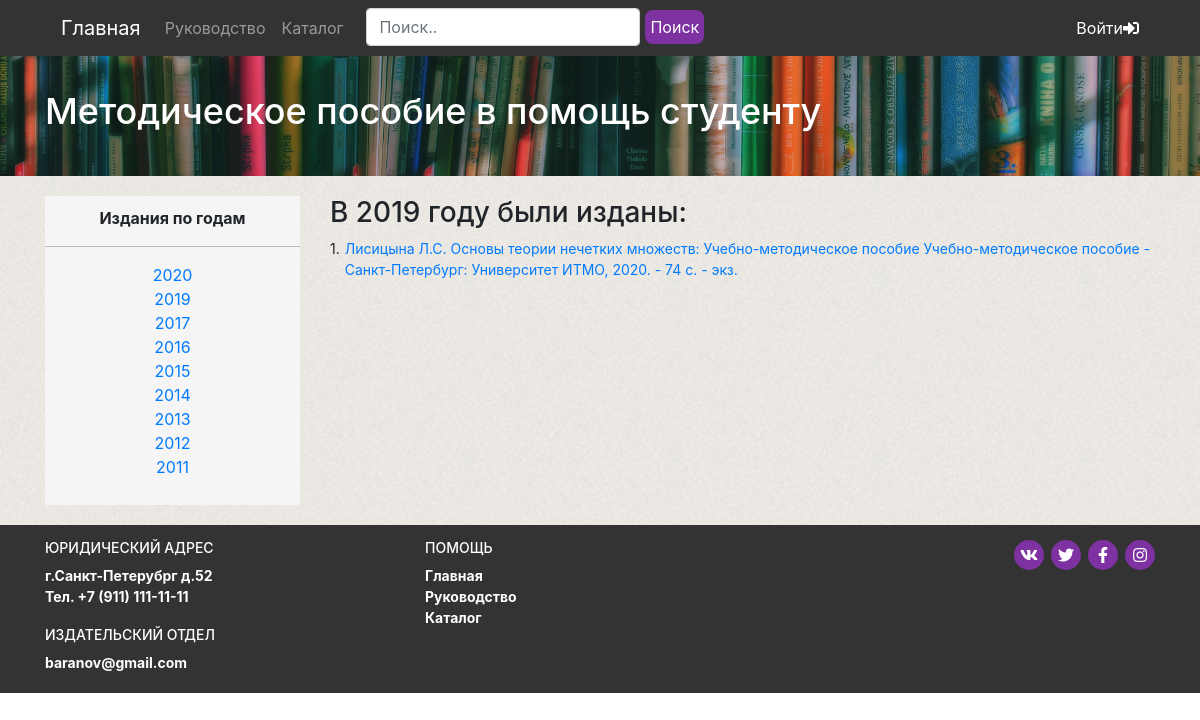
Screenshot of /year.php?year_id=3 with the database file from the repository.
### tables this page shows
CREATE TABLE `years` (
  `year_id` int(11) NOT NULL,
  `year` int(5) NOT NULL
);

CREATE TABLE `books` (
  `book_id` int(11) NOT NULL,
  `name` varchar(255) NOT NULL,
  `author` varchar(256) NOT NULL,
  `additional_information` text NOT NULL,
  `image` text NOT NULL,
  `annotation` text NOT NULL,
  `description` text NOT NULL,
  `PDF` text NOT NULL,
  `year_id` int(11) NOT NULL DEFAULT 0
);

### include/functions.php (called while the page is built, shortened)
<?php
function get_years() {
	global $link;
	$sql = "SELECT * FROM years";
	$result = mysqli_query($link, $sql);
	$years = mysqli_fetch_all($result, MYSQLI_ASSOC);
	return $years;
}
function get_books_by_year($year_id) {
	global $link;
	$year_id = mysqli_real_escape_string($link, $year_id);
	$sql = 'SELECT * FROM books WHERE year_id = "'.$year_id.'"';
	$result = mysqli_query($link, $sql);
	$book = mysqli_fetch_all($result, MYSQLI_ASSOC);
	return $book;
}
function get_year_title($year_id) {
	global $link;
	$year_id = mysqli_real_escape_string($link, $year_id);
	$sql = 'SELECT year FROM years WHERE year_id = "'.$year_id.'"';
	$result = mysqli_query($link, $sql);
	$year = mysqli_fetch_assoc($result);
	return $year['year'];
}
?>

### year.php (the view)
<?php
require_once("header.php");
?>
<section class="year bg">
	<div class="container">
		<div class="row">
			<div class="col-md-3">
				<div class="years-block">
					<p class="years-block__title">Издания по годам</p>
					<hr>
					<ul class="years-block__list">
							<?php
						$years = get_years();
						?>
						<?php foreach($years as $year) : ?>
							<a href="year.php?year_id=<?=$year['year_id']?>" class="years-block__item"><?=$year['year']?><li></li></a>
							<?php endforeach; ?>
					</ul>
				</div>
			</div>
			<div class="col-md-9">
					<?php
					$year_id = htmlspecialchars($_GET['year_id']);
					$books = get_books_by_year($year_id);
					$i = 1;
					?>
				<div class="books-block">
						<h3 class="books-block__title">В <?=get_year_title($year_id)?> году были изданы:</h3>
						<ul class="books-block__list">
							<?php foreach($books as $book) : ?>
							<li class="books-block__item">
									<span class="books-block__item_count"><?php echo $i++;?>.</span>
									<a href="book.php?book_id=<?=$book['book_id']?>">
									<?=$book['author'].' '?><?=$book['name'].' '?><?=$book['additional_information']?>
									</a>
							</li>
							<?php endforeach; ?>
						</ul>
				</div>
			</div>
		</div>
	</div>
</section>
<?php
require_once("footer.php");
?>

### css/styles.css (style rules this page uses)
hr { border: none; color: #adadad88; background-color: #adadad88; height: 2px; width: 100%; margin: 21px 0px; }
.bg { background-image: url("../img/bg/bg-content1.jpg"); background-repeat: repeat; padding: 20px 0; min-height: 70%; }
.years-block { text-align: center; background-color: #f5f5f5; padding: 10px 0; }
.years-block__title { font-weight: 700; }
.years-block__list { list-style: none; padding: 0; }
.years-block__item { display: -webkit-box; display: -ms-flexbox; display: flex; -webkit-box-pack: center; -ms-flex-pack: center; justify-content: center; }
.books-block__list { list-style: none; padding: 0; font-size: 14px; }
.books-block__item { display: -webkit-box; display: -ms-flexbox; display: flex; }
.books-block__item_count { margin-right: 5px; }

### rows the page displays
years: year "2020"
years: year "2019"
years: year "2017"
years: year "2016"
years: year "2015"
years: year "2014"
years: year "2013"
years: year "2012"
years: year "2011"
books: author "Лисицына Л.С.", name "Основы теории нечетких множеств: Учебно-методическое пособие", additional_information "Учебно-методическое пособие - Санкт-Петербург: Университет ИТМО, 2020. - 74 с. - экз."
